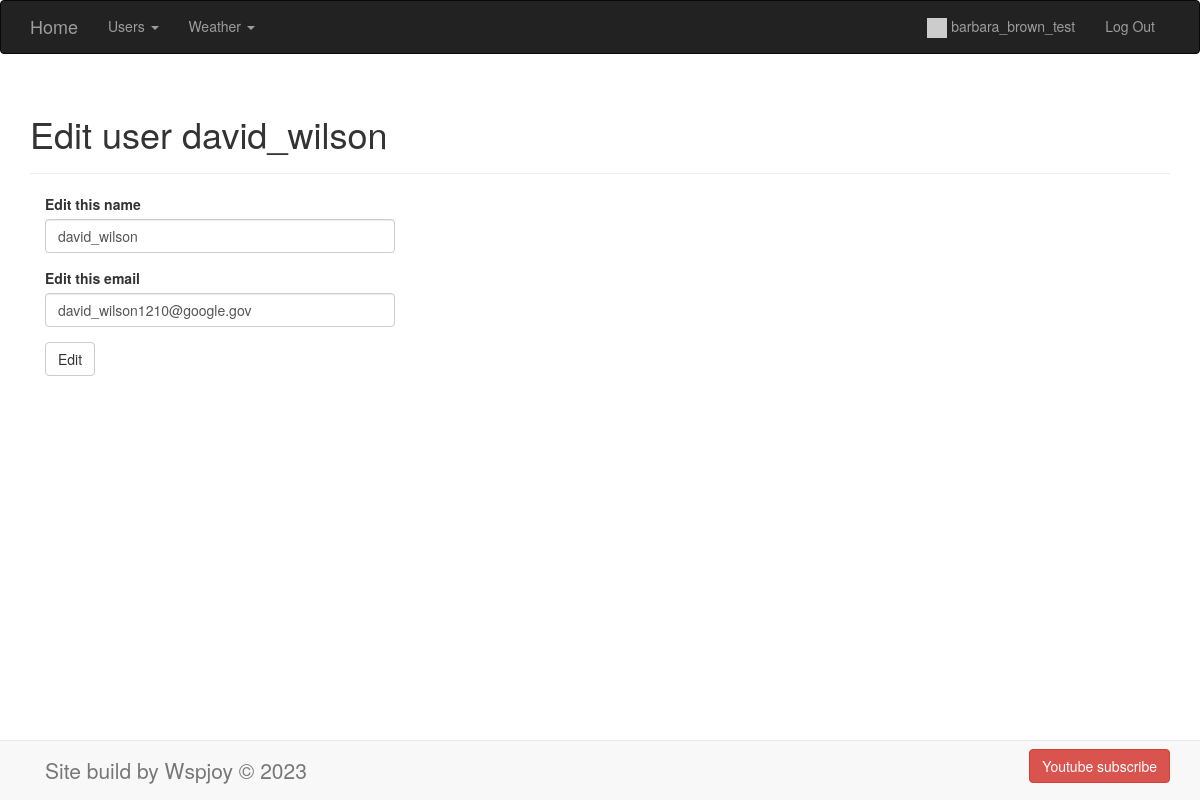
The app's page /email/edit/5 (signed in) with its own data.
### app/auth/models.py (models this page shows, shortened)
class User(BaseModel, UserMixin):
    name = CharField(max_length=100)
    email = CharField(max_length=150, unique=True, index=True)
    password_hash = CharField(max_length=128)
    last_visit = DateTimeField(default=datetime.datetime.now)
    role = ForeignKeyField(Role, backref='users')
    profile = ForeignKeyField(Profile)
    @property
    def password(self):
        raise AttributeError('password is not a readable attribute')

### app/main/routes.py (the view)
@main.route('/email/edit/<int:user_id>')
@login_required
def edit_email(user_id):
    if not check_permissions(current_user):
        flash('You don\'t have access to edit this item.', 'error')
        return redirect(url_for('main.index'))
    user = User.select().where(User.id == user_id).first()
    if not user:
        flash(f'User with id: {user_id} not found.')
        return redirect(url_for('main.index'))
    form = NameForm()
    form.id.data = user.id
    form.id.label.text = ''
    form.name.label.text = 'Edit this name'
    form.email.label.text = 'Edit this email'
    form.name.data = user.name
    form.email.data = user.email
    form.submit.label.text = 'Edit'
    return render_template(
        'main/edit_email.html',
        title=f'Edit user {user.name}',
        form=form
    )

### app/main/forms.py
class NameForm(FlaskForm):
    id = HiddenField('id')
    name = StringField(
        'What is your name?',
        validators=[DataRequired(), Length(3, 100)],
        render_kw={'placeholder': 'Full name'}
    )
    email = EmailField(
        'What is your email?',
        validators=[DataRequired(), Length(10, 150)],
        render_kw={'placeholder': 'Email'}
    )
    submit = SubmitField('Add')

### app/auth/utils.py (called while the page is built)
@login_manager.user_loader
def load_user(user_id):
    return User.select().where(User.id == int(user_id)).first()

def check_permissions(current_user_id: int):
    user = User.select().where(User.id == current_user_id).first()
    if user.role.name != 'admin':
        return False
    return True

### app/templates/main/edit_email.html (shortened to what this page needs)
{% extends '_base.html' %}
{% import "bootstrap/wtf.html" as wtf %}
{% block page_content %}
    <div class="page-header">
        <h1>{{ title }}</h1>
    </div>
    <div class="col-md-4">
        <form action="{{ url_for('main.update_email') }}" method="POST">
            {{ wtf.form_field(form.name) }}
            {{ wtf.form_field(form.email) }}
            {{ wtf.form_field(form.submit) }}
        </form>
    </div>
{% endblock page_content %}

### app/templates/nav/nav_bar_top.html (shortened to what this page needs)
<nav class="navbar navbar-inverse">
  <div class="container">
    <div class="navbar-header">
      <a class="navbar-brand" href="{{ url_for('main.index') }}">Home</a>
    </div>
    <div class="collapse navbar-collapse" id="bs-example-navbar-collapse-1">
      <ul class="nav navbar-nav">
        <li class="dropdown font">
          <a href="#" class="dropdown-toggle" data-toggle="dropdown" role="button" aria-haspopup="true" aria-expanded="false">
              Users <span class="caret"></span></a>
        </li>
      </ul>
      <ul class="nav navbar-nav">
        <li class="dropdown">
          <a href="#" class="dropdown-toggle" data-toggle="dropdown" role="button" aria-haspopup="true" aria-expanded="false">
              Weather <span class="caret"></span></a>
        </li>
      </ul>
        <ul class="nav navbar-nav navbar-right">
            {% if current_user.is_authenticated %}
            <li>
                <a href="{{ url_for('auth.show_profile', user_id=current_user.id) }}">
                    <img src="{{ current_user.profile.avatar }}" alt="avatar" width="20" height="20">
                    {{ current_user.name }}
                </a>
            </li>
            <li><a href="{{ url_for('auth.logout') }}">Log Out</a></li>
            {% else %}
            <li><a href="{{ url_for('auth.login') }}">Log In</a></li>
            <li><a href="{{ url_for('auth.register') }}">Register</a></li>
            {% endif %}
        </ul>
    </div>
  </div>
</nav>

### records on screen
User: name "barbara_brown_test"
User: name "david_wilson", email "david_wilson1210@google.gov"

### other values on screen
{{ title }} "Edit user david_wilson"
